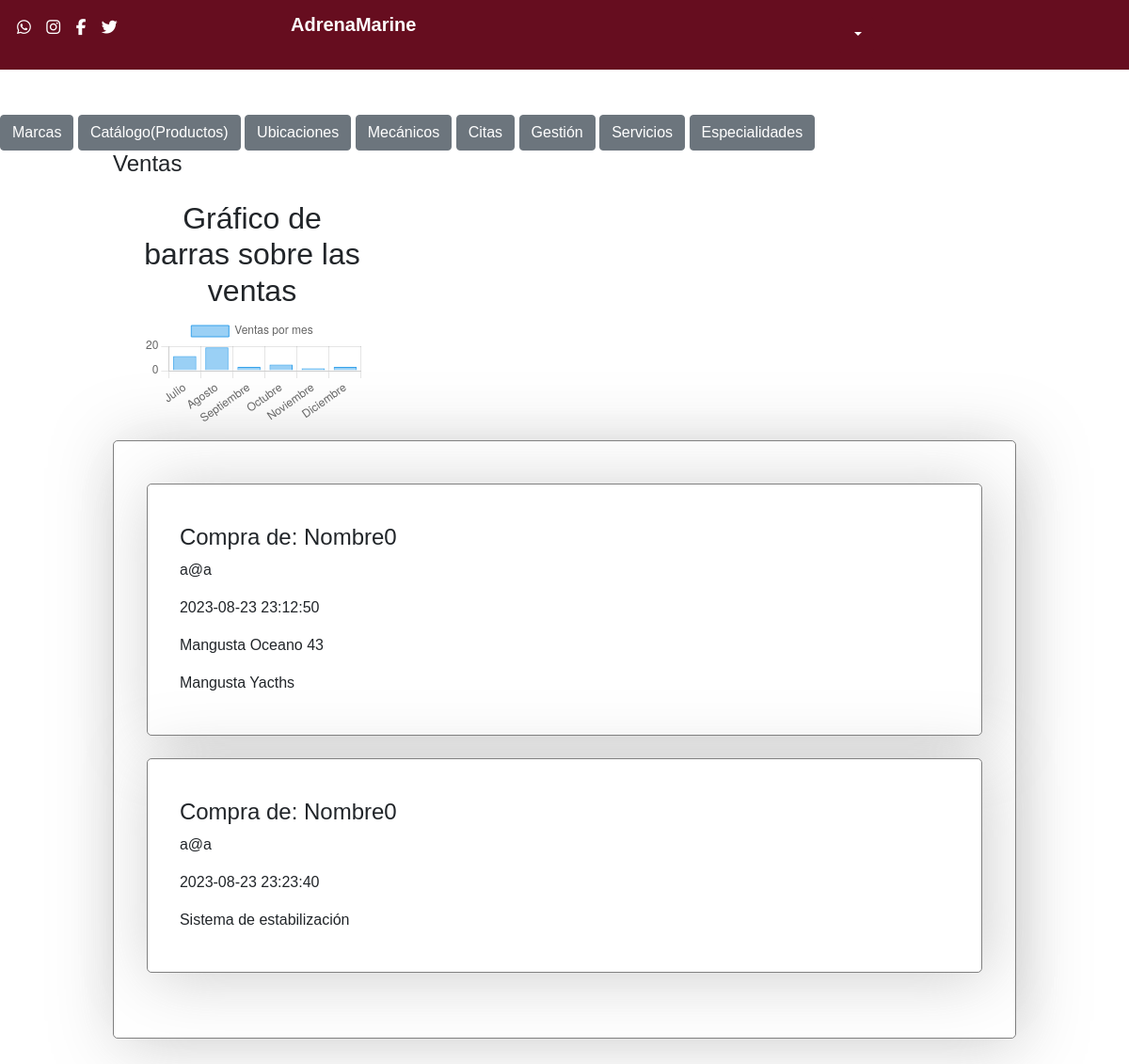
Before: /main/admin/sales.php with the older database file.
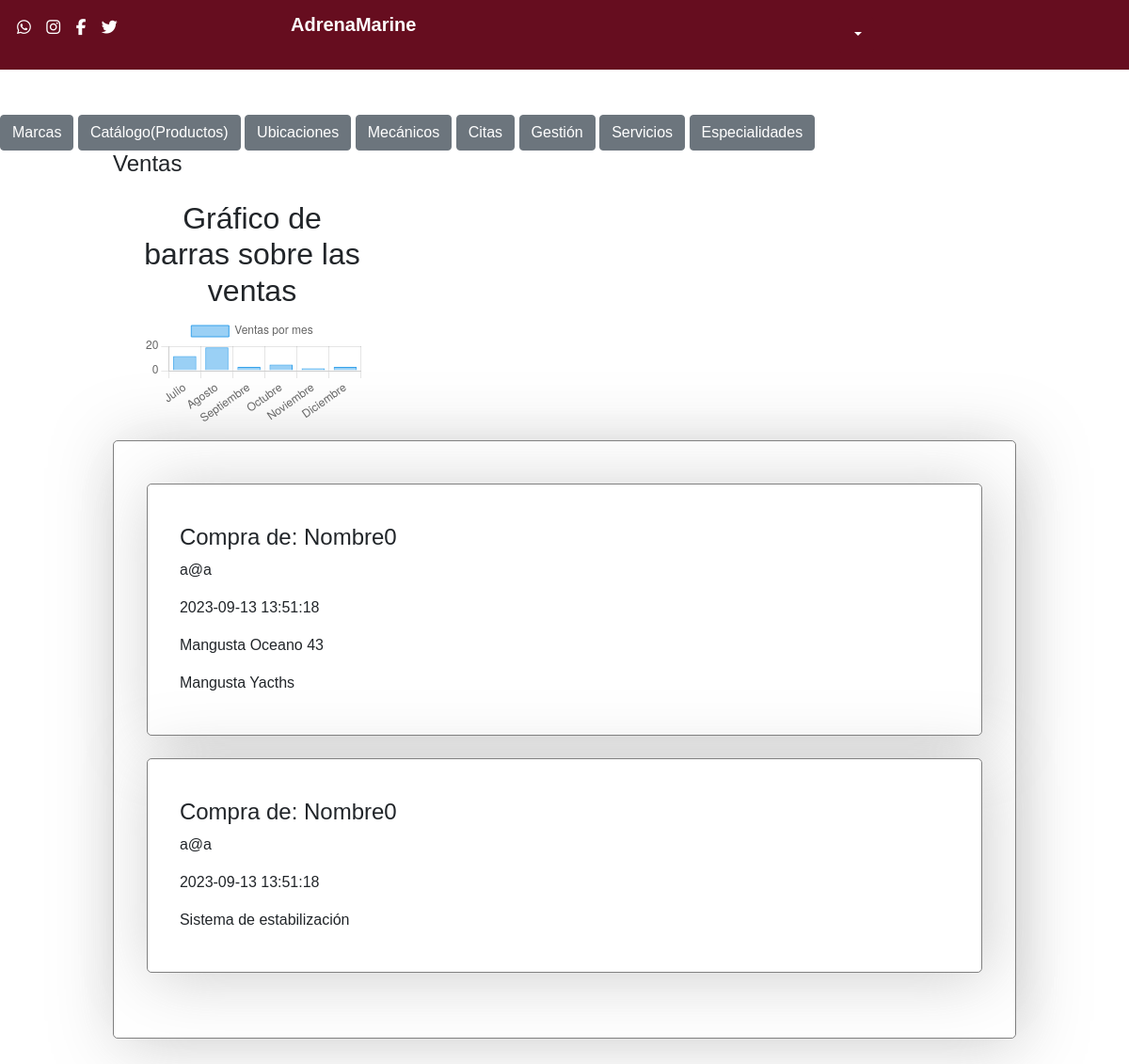
After: the same page with the newer database file.
### tables this page shows
CREATE TABLE `sales` (
  `id` int(11) NOT NULL,
  `date` timestamp NOT NULL DEFAULT current_timestamp() ON UPDATE current_timestamp(),
  `month` int(11) NOT NULL,
  `id_pay` int(11) NOT NULL,
  `id_users` int(11) NOT NULL,
  `id_yates` int(11) NOT NULL,
  `id_accesory` int(11) NOT NULL
);

CREATE TABLE `yates` (
  `id` int(11) NOT NULL,
  `model` text NOT NULL,
  `price` int(11) NOT NULL,
  `info` text NOT NULL,
  `serie` text NOT NULL,
  `img` text NOT NULL,
  `id_users` int(11) NOT NULL,
  `id_brand` int(11) NOT NULL,
  `date` timestamp NOT NULL DEFAULT current_timestamp() ON UPDATE current_timestamp()
);

CREATE TABLE `brands` (
  `id` int(11) NOT NULL,
  `brand` text NOT NULL,
  `date` timestamp NOT NULL DEFAULT current_timestamp() ON UPDATE current_timestamp()
);

CREATE TABLE `accesories` (
  `id` int(11) NOT NULL,
  `name` text NOT NULL,
  `info` text NOT NULL,
  `img` text NOT NULL,
  `price` int(11) NOT NULL,
  `quantity` int(11) NOT NULL,
  `date` timestamp NOT NULL DEFAULT current_timestamp() ON UPDATE current_timestamp()
);

### php/class/sales.php (called while the page is built)
<?php
class sales{
    public function show(){
        $sql = "SELECT * FROM `sales` WHERE id_accesory = 0";
        return $sql;
    }
    public function show2(){
        $sql = "SELECT * FROM `sales` WHERE id_yates = 0";
        return $sql;
        }
    }
?>

### main/admin/sales.php (the view, shortened to what this page needs)
<?php
    include '../../php/class/user.php';
    include '../../php/class/sales.php';
?>
<!DOCTYPE html>
<html lang="es">
<head>
  <link href="https://cdn.jsdelivr.net/npm/bootstrap@5.0.0/dist/css/bootstrap.min.css" rel="stylesheet" >
    <link rel="stylesheet" href="../../styles/styless.css">
</head>
<body>
<header class="d-flex w-100">
      <div class="text-white w-25 icons">
        <a onclick=""><i class="fa-brands fa-whatsapp"></i></a>
        <a onclick=""><i class="fa-brands fa-instagram"></i></a>
        <a onclick=""><i class="fa-brands fa-facebook-f"></i></a>
        <a onclick=""><i class="fa-brands fa-twitter"></i></a>
      </div>
      <div class="w-50">
        <h1>AdrenaMarine</h1>
      </div>
                <div class="dropdown">
          <button class="btn btn-primary dropdown-toggle" type="button" id="dropdownMenuButton1" data-bs-toggle="dropdown" aria-expanded="false">
          </button>
        </div>
</header>
  <main>
        <a href="./brand.php"><button class="btn btn-secondary">Marcas</button></a>
        <a href="./index.php"><button class="btn btn-secondary">Catálogo(Productos)</button></a>
        <a href="./locations.php"><button class="btn btn-secondary">Ubicaciones</button></a>
        <a href="./mech.php"><button class="btn btn-secondary">Mecánicos</button></a>
        <a href="./meeting.php"><button class="btn btn-secondary">Citas</button></a>
        <a href="./001.php"><button class="btn btn-secondary">Gestión</button></a>
        <a href="./service.php"><button class="btn btn-secondary">Servicios</button></a>
        <a href="./special.php"><button class="btn btn-secondary">Especialidades</button></a>
    <section class="Catalog">
    <h4>Ventas</h4>
    <div class="card-body">
    <div class="text-center mx-3 w-25 h-25 bg-successs rounded border-3">
    <h2>Gráfico de barras sobre las ventas</h2>
    <canvas id="myChart"></canvas>
    </div>
    </div>
    <div class="card text-start">
        <div class="card-body">
    <?php
            $sales = new sales();
            $sql = $sales->show();
        $query= mysqli_query($cone ,$sql);
        if (mysqli_num_rows ($query) > 0)  {
        while ($result = mysqli_fetch_assoc($query)){
      ?>
      <div class="card text-start">
        <div class="card-body">
          <h4 class="card-title">
          <?php
            $idS=$result['id_users'];
            $sql2 = "SELECT sales.id_users, users.id, users.name, users.mail FROM users INNER JOIN sales WHERE sales.id_users=('$idS') AND users.id =('$idS');";
            $query2 = mysqli_query($cone ,$sql2 );
            $result2 = mysqli_fetch_assoc($query2);
            echo "Compra de: ".$result2['name'] ?></h4>
          <p class="card-text"><?php echo $result2['mail'] ?></p>
          <p class="card-text"><?php echo $result['date'] ?></p>
          <p class="card-text"><?php
            $idY=$result['id_yates'];
            $sql3 = "SELECT * FROM yates INNER JOIN sales WHERE sales.id_yates=('$idY') AND yates.id =('$idY');";
            $query3 = mysqli_query($cone ,$sql3 );
            $result3 = mysqli_fetch_assoc($query3);
            echo $result3['model'] ?></p>
          <p class="card-text"><?php
            $idB=$result3['id_brand'];
            $sql4 = "SELECT yates.id_brand, brands.id, brands.brand FROM brands INNER JOIN yates WHERE yates.id_brand=('$idB') AND brands.id =('$idB');";
            $query4 = mysqli_query($cone ,$sql4 );
            $result4 = mysqli_fetch_assoc($query4);
            echo $result4['brand'] ?></p>
        </div>
      </div>
      <?php
      }}else{
        echo '<p class="">No hay ventas registradas</p>';
      }
  ?>
  <?php
        $sales = new sales();
        $sql = $sales->show2();
        $query= mysqli_query($cone ,$sql);
        if (mysqli_num_rows ($query) > 0)  {
        while ($result = mysqli_fetch_assoc($query)){
      ?>
      <div class="card text-start">
        <div class="card-body">
          <h4 class="card-title">
          <?php
            $idS=$result['id_users'];
            $sql2 = "SELECT sales.id_users, users.id, users.name, users.mail FROM users INNER JOIN sales WHERE sales.id_users=('$idS') AND users.id =('$idS');";
            $query2 = mysqli_query($cone ,$sql2 );
            $result2 = mysqli_fetch_assoc($query2);
            echo "Compra de: ".$result2['name'] ?></h4>
          <p class="card-text"><?php echo $result2['mail'] ?></p>
          <p class="card-text"><?php echo $result['date'] ?></p>
          <p class="card-text"><?php
            $idA=$result['id_accesory'];
            $sql3 = "SELECT sales.id_users, accesories.id, accesories.name FROM accesories INNER JOIN sales WHERE sales.id_accesory=('$idA') AND accesories.id =('$idA');";
            $query3 = mysqli_query($cone ,$sql3 );
            $result3 = mysqli_fetch_assoc($query3);
            echo $result3['name'] ?></p>
        </div>
      </div>
      <?php
      }}else{
        echo '<p class="">No hay ventas registradas</p>';
      }
  ?>
    </section>
  </main>
  <br><br>
</body>
</html>

### styles/styless.css (style rules this page uses)
* { box-sizing: border-box; padding: 0; margin: 0; font-family:'Franklin Gothic Medium', 'Arial Narrow', Arial, sans-serif; }
header { background-color: #660D1F; padding: 1.5%; display: flex; margin-bottom: 6vh; }
a { color: white; }
h1 { margin: 0 !important; line-height: 0.8; }
.icons i { font-size: 17px; margin-right: 1vw; color: white; }
header h1 { color: white; font-size: 20px; font-weight: bold; }
.card { border: 1px solid grey; border-radius: 5px; box-shadow: 5px 5px 70px #80808063; padding: 3% 2%; }
.Catalog { width: 80vw; margin: 0 auto; }
header div h1 { text-align: left; }
.btn-primary { background: #660D1F; border-color: #660D1F; }

Changed rows visible on the page:
changed sales "Mangusta Oceano 43": date "2023-08-23 23:12:50" → "2023-09-13 13:51:18"
changed sales "Sistema de estabilización": date "2023-08-23 23:23:40" → "2023-09-13 13:51:18"
